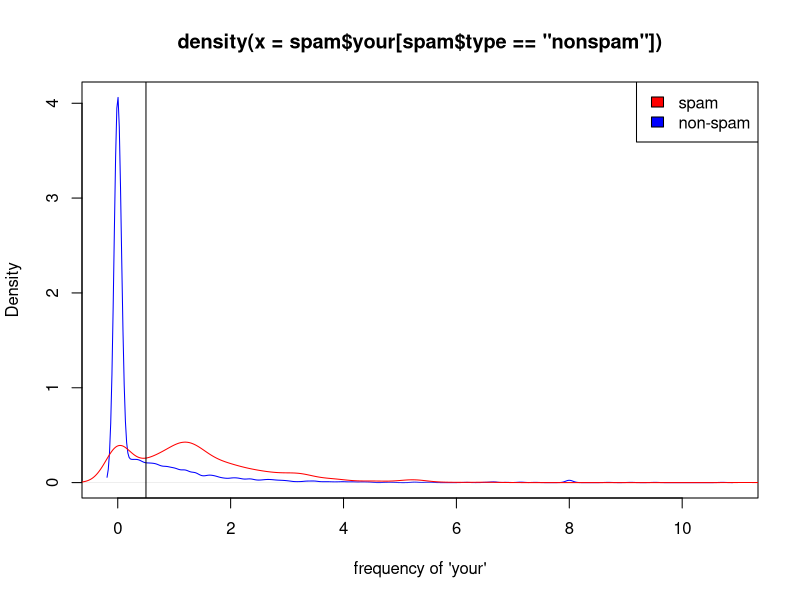

The R source for this figure:
# We use most of the time "caret" package
# For more advanced ML go for coursera ML course

## Proceed
#     Question
#     Input data
#     Features
#     Algorithm
#     Parameters
#     Evaluation

### First project
# Use kernlab package use data called spam :)

library(kernlab)
data(spam)
View(spam)
dim(spam)
?spam
head(spam)
str(spam)

plot(density(spam$your[spam$type=="nonspam"]),
     col = "blue", xlab = "frequency of 'your'")
lines(density(spam$your[spam$type=="spam"]), col = "red")
abline(v = .5 , col = "black")
legend("topright", legend = c("spam", "non-spam"), fill = c("red", "blue"))

pred <- ifelse(spam$your > 0.5, "spam", "nonspam")
table(pred, spam$type) / length(spam$type)
accuracy <- 0.4590 + .2923
accuracy
